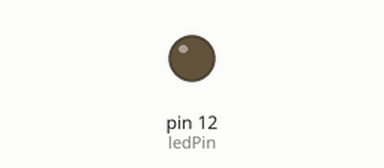
Simulated run of this sketch. Board: Arduino Uno, built with avr-gcc and run on an emulated ATmega328P. Parts: output pins drawn as LEDs (lit = HIGH). What the sketch prints to the serial monitor is not drawn.

Above: at 1.0 s.
At 7.0 s:
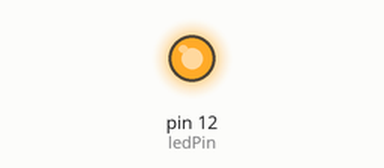
Timing chart, 0 to 9.2 s (numbered marks = the images above):
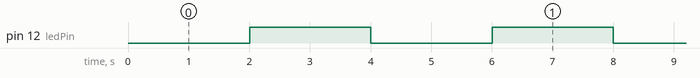

The sketch:

08-time-with-millis-241011.ino
```cpp
const int ledPin = 12;
int ledState = LOW;
unsigned long previousMillis = 0;
const long interval = 2000;

void setup() {
  // put your setup code here, to run once:
  pinMode(ledPin, OUTPUT);
  Serial.begin(9600);
}

void loop() {
  // put your main code here, to run repeatedly:
  unsigned long currentMillis = millis();

  if (currentMillis - previousMillis >= interval) {
    previousMillis = currentMillis;
    ledState = !ledState;
  }
  Serial.println(ledState);
  digitalWrite(ledPin, ledState);
}
```

Measured:
- by itself, pin 12 (ledPin): alternates HIGH for 2.0 s and LOW for 2.0 s
